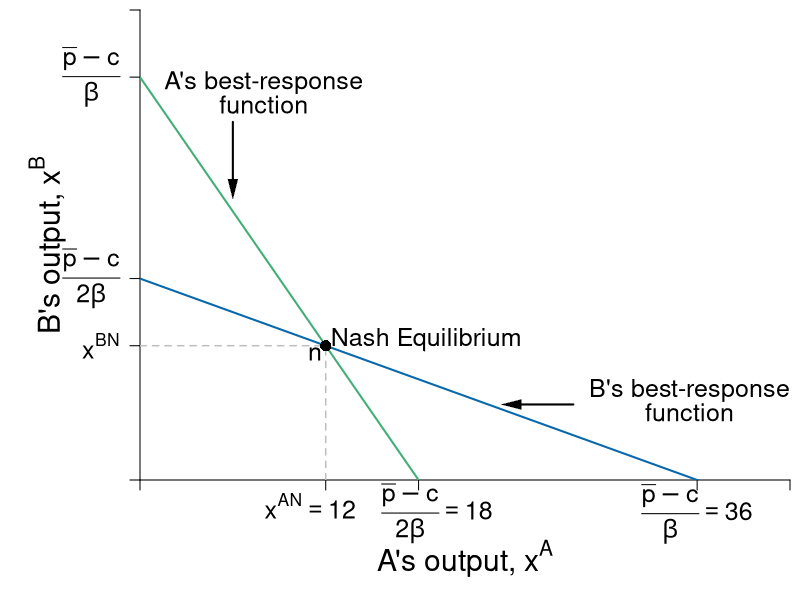

Write R code to recreate this figure.
require(shape)
pdf(file = "competitionmarkets/cournot_brfs.pdf", width = 9, height = 7)

#Set parameters for graphics
axislabelsize <- 1.8
labelsize <- 1.5
namesize <- 1.8
annotatesize <- 1.5
graphlinewidth <- 2
segmentlinewidth <- 1.5

COL <- c("#7fc97f", "#beaed4", "#fdc086", "#ffff99", "#386cb0", "#f0027f", "#bf5b17", "#666666")
COLA <- c("#e0f3db", "#99d8c9","#66c2a4","#41ae76", "#238b45", "#005824")
COLB <- c("#c6dbef", "#4eb3d3", "#2b8cbe", "#0868ac","#084081")

par(mar =  c(6, 7, 0.5, 0.5))

piA <- function(xa, xb, s = 0.5, pmax = 20, c1 = 2) {
  (pmax - s*xb)*xa - s*(xa)^2 - c1*xa
}

piB <- function(xa, xb, s = 0.5, pmax = 20, c1 = 2) {
  (pmax - s*xa)*xb - s*(xb)^2 - c1*xb
}

brfB <- function(xa, s = 0.5, pmax = 20, c1 = 2) {
 (pmax - c1)/(2*s) - (1/2)*xa
}

brfA <- function(xa, s = 0.5, pmax = 20, c1 = 2) {
  (pmax - c1)/s - 2*xa
}


xlims <- c(0, 42)
ylims <- c(0, 42)

npts <- 501 
x <- seq(xlims[1], xlims[2], length.out = npts)
y <- seq(ylims[1], ylims[2], length.out = npts) 
a <- c(46.08, 55, 64)
b <- c(46.08, 55, 64)


plot(0, 0, xlim = xlims, ylim = ylims, type = "n",
     xlab = expression(paste("")),
     ylab = expression(paste("")), 
     xaxt = "n", 
     yaxt = "n", 
     cex.lab = axislabelsize, 
     bty = "n",
     xaxs = "i", 
     yaxs = "i")


ticksy <- c(0, 12, 18, 36, ylims[2])
ylabels <- c(NA, expression(paste(x^{BN})), expression(paste( frac(bar(p) - c,2*beta) )), expression(paste( frac(bar(p) - c,beta) )), NA)
ticksx <- c(0, 12, 18, 36, xlims[2])
#xlabels <- c(NA, expression(paste(x^{AN} == 12)), expression(paste(frac(bar(p) - c[1],2*beta) == 18)), expression(paste( frac(bar(p) - c[1],beta) ==36 )), NA)
xlabelsnum <- c(NA, NA, NA, expression(paste( frac(bar(p) - c,beta) ==36 )), NA)

text(11, -2.3, expression(paste(x^{AN} == 12)),xpd = TRUE, cex = labelsize)
text(19.2, -3, expression(paste(frac(bar(p) - c,2*beta) == 18)),xpd = TRUE, cex = labelsize)


axis(1, at = ticksx, pos = 0, labels = FALSE)

text(x = c(0, 12, 18, 36, xlims[2]), par("usr")[3] - 0.4, labels = xlabelsnum, srt = 0, pos = 1, xpd = TRUE, cex = labelsize)

axis(2, at = ticksy, pos = 0, labels = ylabels, las = 1, cex.axis = labelsize)

npts <- 500 
xx1 <- seq(xlims[1], xlims[2], length.out = npts)

lines(xx1, brfA(xx1, s = 0.5, pmax = 20, c1 = 2), col = COLA[4], lwd = graphlinewidth)
lines(xx1, brfB(xx1, s = 0.5, pmax = 20, c1 = 2), col = COLB[4], lwd = graphlinewidth)

segments(0, 12, 12, 12, lty = 2, col = "gray" , lwd = segmentlinewidth)
segments(12, 0, 12, 12, lty = 2, col = "gray" , lwd = segmentlinewidth)

text(0.5*(xlims[2]), -7, expression(paste("A's output, ", x^A)), xpd = TRUE, cex = axislabelsize) 
text(-6, 0.5*ylims[2], expression(paste("B's output, ", x^B)), xpd = TRUE, cex = axislabelsize, srt = 90) 



#Label point i. 
points(12, 12, pch = 16, col = "black", cex = 1.5)
text(18.5, 12.5, expression(paste("Nash Equilibrium")), cex = annotatesize)
text(11.3, 11.3, expression(paste("n")), cex = labelsize)


#B's brf
text(35.5, 8, expression(paste("B's best-response")), cex = annotatesize)
text(35.5, 6, expression(paste("function")), cex = annotatesize)
Arrows(28, 6.75, 24, 6.75, col = "black", lty = 1, lwd = 2, arr.type = "triangle", arr.lwd = 0.5)

#A's brf
text(8, 35.5, expression(paste("A's best-response")), cex = annotatesize)
text(8, 33.5, expression(paste("function")), cex = annotatesize)
Arrows(6, 32, 6, 26, col = "black", lty = 1, lwd = 2, arr.type = "triangle", arr.lwd = 0.5)



dev.off()
